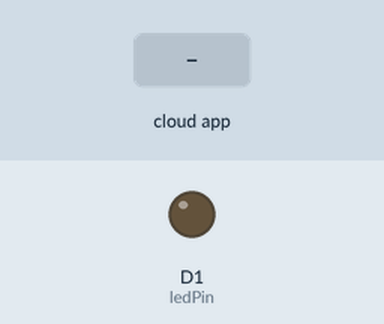
Simulated run of this sketch. Board: ESP8266 (NodeMCU). Shown: output pins drawn as LEDs (lit = HIGH). Inputs (shaded band) come from the test bench. WiFi joins after 1.5 s; servers stay silent unless stated; no MQTT or app messages arrive unless stated; what the sketch prints to the serial monitor is not drawn.

Above: at 2.7 s.
2.8 s: the phone or cloud app sets gate to ON
At 3.2 s:
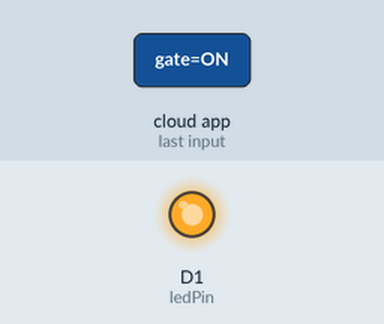
Timing chart, 0 to 5.8 s (numbered marks = the images above; inputs shaded):
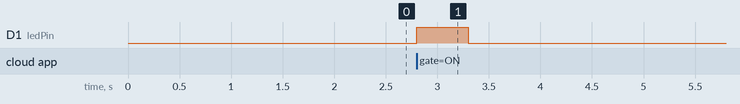

Measured:
- after the input at 2.8 s, D1 (ledPin): LOW → HIGH at once, → LOW 0.50 s later

The sketch:

IOT_Gate.ino
```cpp
#include <ESP8266WiFi.h>
#include <ESP8266mDNS.h>
#include <WiFiUdp.h>
#include <ArduinoOTA.h>
#include <Arduino.h>
#include "Adafruit_MQTT.h"
#include "Adafruit_MQTT_Client.h"

#ifndef STASSID
#define STASSID "Visser WiFi "
#define STAPSK  "Pies@ng2022"
#endif

#define AIO_SERVER "io.adafruit.com"
#define AIO_SERVERPORT 1883
#define AIO_USERNAME "AndreV61"
#define AIO_KEY "85aa79cbaeca4578bdbe75e2d4679c21"
#define MQTT_CONN_KEEPALIVE 300

const char* ssid = STASSID;
const char* password = STAPSK;

WiFiClient client;

Adafruit_MQTT_Client mqtt(&client, AIO_SERVER, AIO_SERVERPORT, AIO_USERNAME, AIO_KEY);

int ledPin = D1;

Adafruit_MQTT_Subscribe gateopen = Adafruit_MQTT_Subscribe(&mqtt, AIO_USERNAME "/feeds/gate");
Adafruit_MQTT_Publish gateclose = Adafruit_MQTT_Publish(&mqtt, AIO_USERNAME "/feeds/gate");

void MQTT_connect();
void onMQTTupdate();

void setup() {
  Serial.begin(115200);
  Serial.println("Booting");
  WiFi.mode(WIFI_STA);
  WiFi.begin(ssid, password);
  while (WiFi.waitForConnectResult() != WL_CONNECTED) {
    Serial.println("Connection Failed! Rebooting...");
    delay(5000);
    ESP.restart();
  }

  ArduinoOTA.onStart([]() {
    String type;
    if (ArduinoOTA.getCommand() == U_FLASH) {
      type = "sketch";
    } else { // U_FS
      type = "filesystem";
    }

    // NOTE: if updating FS this would be the place to unmount FS using FS.end()
    Serial.println("Start updating " + type);
  });
  ArduinoOTA.onEnd([]() {
    Serial.println("\nEnd");
  });
  ArduinoOTA.onProgress([](unsigned int progress, unsigned int total) {
    Serial.printf("Progress: %u%%\r", (progress / (total / 100)));
  });
  ArduinoOTA.onError([](ota_error_t error) {
    Serial.printf("Error[%u]: ", error);
    if (error == OTA_AUTH_ERROR) {
      Serial.println("Auth Failed");
    } else if (error == OTA_BEGIN_ERROR) {
      Serial.println("Begin Failed");
    } else if (error == OTA_CONNECT_ERROR) {
      Serial.println("Connect Failed");
    } else if (error == OTA_RECEIVE_ERROR) {
      Serial.println("Receive Failed");
    } else if (error == OTA_END_ERROR) {
      Serial.println("End Failed");
    }
  });
  ArduinoOTA.begin();
  Serial.println("Ready");
  Serial.print("IP address: ");
  Serial.println(WiFi.localIP());

  pinMode(ledPin, OUTPUT);
  digitalWrite(ledPin, LOW);

  mqtt.subscribe(&gateopen);
}

void loop() {

  ArduinoOTA.handle();

  MQTT_connect();

  onMQTTupdate();

  if (!mqtt.ping())
  {
    mqtt.disconnect();
  }
}

void MQTT_connect()
{
  int8_t ret;

  if (mqtt.connected())
  {
    return;
  }

  Serial.print("Connecting to MQTT... ");

  uint8_t retries = 5;

  while ((ret = mqtt.connect()) != 0)
  {
    Serial.println(mqtt.connectErrorString(ret));
    Serial.println("Retrying MQTT connection in 5 seconds...");
    mqtt.disconnect();
    delay(5000);
    retries--;
    if (retries == 0)
    {
      while (1)
        ;
    }
  }
  Serial.println("MQTT Connected!");
}


void onMQTTupdate()
{

  Adafruit_MQTT_Subscribe *subscription;
  while ((subscription = mqtt.readSubscription(5000)))
  {
    if (subscription == &gateopen)
    {
      if (strcmp((char *)gateopen.lastread, "ON") == 0)
      { digitalWrite(ledPin, HIGH);
        delay(500);
        digitalWrite(ledPin, LOW);
        delay(500);
        gateclose.publish("OFF");
      }
    }
  }
}
```
